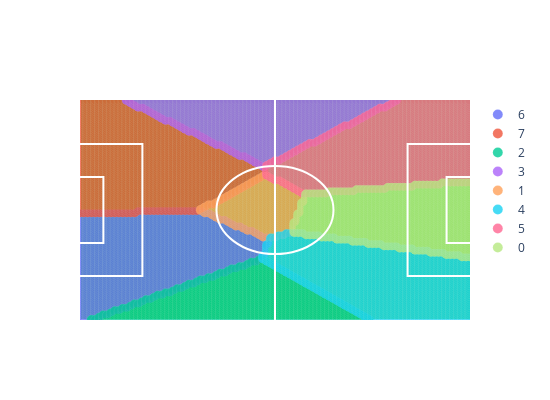

Notebook code cell kept with this figure:
### Markdown cell above
### Role matrix

### Code cell
from collections import defaultdict

##we create a dictionary in the form: role->[list of points associated to the role]
role_points = defaultdict(list)

for x in matrix_role:
    for y in matrix_role[x]:
        role = matrix_role[x][y]
        role_points[role].append((x,y))
traces = []

for role in role_points:
    traces.append(go.Scatter(
              x=[x[0] for x in role_points[role]],
              y=[x[1] for x in role_points[role]],
              mode='markers',
              opacity=0.8,
              marker={
                  'size': 10,
                  'line': {'width': 0.1, 'color': 'white'}
              },
              name=role
          ))


fig = go.Figure( data = traces + [
                                go.Scatter(
                                    showlegend=False,
                                    y=[0, 100],
                                    x=[50, 50],
                                    mode='lines',
                                    line={'width': 2, 'color': 'white'}
                                ),
                                go.Scatter(
                                    showlegend=False,
                                    y=[20, 20, 80, 80],
                                    x=[0, 16, 16, 0],
                                    mode='lines',
                                    line={'width': 2, 'color': 'white'},
                                ),
                                go.Scatter(
                                    showlegend=False,
                                    y=[20, 20, 80, 80],
                                    x=[100, 84, 84, 100],
                                    mode='lines',
                                    line={'width': 2, 'color': 'white'}
                                ),
                                go.Scatter(
                                    showlegend=False,
                                    y=[35, 35, 65, 65],
                                    x=[100, 94, 94, 100],
                                    mode='lines',
                                    line={'width': 2, 'color': 'white'}
                                ),
                                go.Scatter(
                                    showlegend=False,
                                    y=[35, 35, 65, 65],
                                    x=[0, 6, 6, 0],
                                    mode='lines',
                                    line={'width': 2, 'color': 'white'}
                                ), ],

                            layout = 
                                go.Layout(
                                    hovermode='closest',
                                    autosize=True,
                                    width=550,
                                    height=400,
                                    plot_bgcolor='rgb(59,205,55)',
                                    xaxis={
                                        'range': [0, 100],
                                        'showgrid': False,
                                        'showticklabels': False,
                                    },
                                    yaxis={
                                        'range': [0, 100],
                                        'showgrid': False,
                                        'showticklabels': False,
                                    },
                                    shapes=[
                                        {
                                            'type': 'circle',
                                            'xref': 'x',
                                            'yref': 'y',
                                            'y0': 30,
                                            'x0': 35,
                                            'y1': 70,
                                            'x1': 65,
                                            'line': {
                                                'color': 'white',
                                            },
                                        }]) )
                                
py.iplot(fig)

### Figure 1 — Plotly figure (JSON) as saved in the notebook; plotly's stock layout.template omitted (floating-point values rounded to 4 significant figures; data arrays with more than 128 entries replaced by an {"elided": "..."} marker saying what was removed)
{"data": [{"marker": {"line": {"color": "white", "width": 0.1}, "size": 10}, "mode": "markers", "name": "6", "opacity": 0.8, "type": "scatter", "x": {"elided": "1626 int values"}, "y": {"elided": "1626 int values"}}, {"marker": {"line": {"color": "white", "width": 0.1}, "size": 10}, "mode": "markers", "name": "7", "opacity": 0.8, "type": "scatter", "x": {"elided": "1752 int values"}, "y": {"elided": "1752 int values"}}, {"marker": {"line": {"color": "white", "width": 0.1}, "size": 10}, "mode": "markers", "name": "2", "opacity": 0.8, "type": "scatter", "x": {"elided": "1039 int values"}, "y": {"elided": "1039 int values"}}, {"marker": {"line": {"color": "white", "width": 0.1}, "size": 10}, "mode": "markers", "name": "3", "opacity": 0.8, "type": "scatter", "x": {"elided": "1101 int values"}, "y": {"elided": "1101 int values"}}, {"marker": {"line": {"color": "white", "width": 0.1}, "size": 10}, "mode": "markers", "name": "1", "opacity": 0.8, "type": "scatter", "x": {"elided": "440 int values"}, "y": {"elided": "440 int values"}}, {"marker": {"line": {"color": "white", "width": 0.1}, "size": 10}, "mode": "markers", "name": "4", "opacity": 0.8, "type": "scatter", "x": {"elided": "1480 int values"}, "y": {"elided": "1480 int values"}}, {"marker": {"line": {"color": "white", "width": 0.1}, "size": 10}, "mode": "markers", "name": "5", "opacity": 0.8, "type": "scatter", "x": {"elided": "1596 int values"}, "y": {"elided": "1596 int values"}}, {"marker": {"line": {"color": "white", "width": 0.1}, "size": 10}, "mode": "markers", "name": "0", "opacity": 0.8, "type": "scatter", "x": {"elided": "1167 int values"}, "y": {"elided": "1167 int values"}}, {"line": {"color": "white", "width": 2}, "mode": "lines", "showlegend": false, "type": "scatter", "x": [50, 50], "y": [0, 100]}, {"line": {"color": "white", "width": 2}, "mode": "lines", "showlegend": false, "type": "scatter", "x": [0, 16, 16, 0], "y": [20, 20, 80, 80]}, {"line": {"color": "white", "width": 2}, "mode": "lines", "showlegend": false, "type": "scatter", "x": [100, 84, 84, 100], "y": [20, 20, 80, 80]}, {"line": {"color": "white", "width": 2}, "mode": "lines", "showlegend": false, "type": "scatter", "x": [100, 94, 94, 100], "y": [35, 35, 65, 65]}, {"line": {"color": "white", "width": 2}, "mode": "lines", "showlegend": false, "type": "scatter", "x": [0, 6, 6, 0], "y": [35, 35, 65, 65]}], "layout": {"autosize": true, "height": 400, "hovermode": "closest", "plot_bgcolor": "rgb(59,205,55)", "shapes": [{"line": {"color": "white"}, "type": "circle", "x0": 35, "x1": 65, "xref": "x", "y0": 30, "y1": 70, "yref": "y"}], "width": 550, "xaxis": {"range": [0, 100], "showgrid": false, "showticklabels": false}, "yaxis": {"range": [0, 100], "showgrid": false, "showticklabels": false}}}
